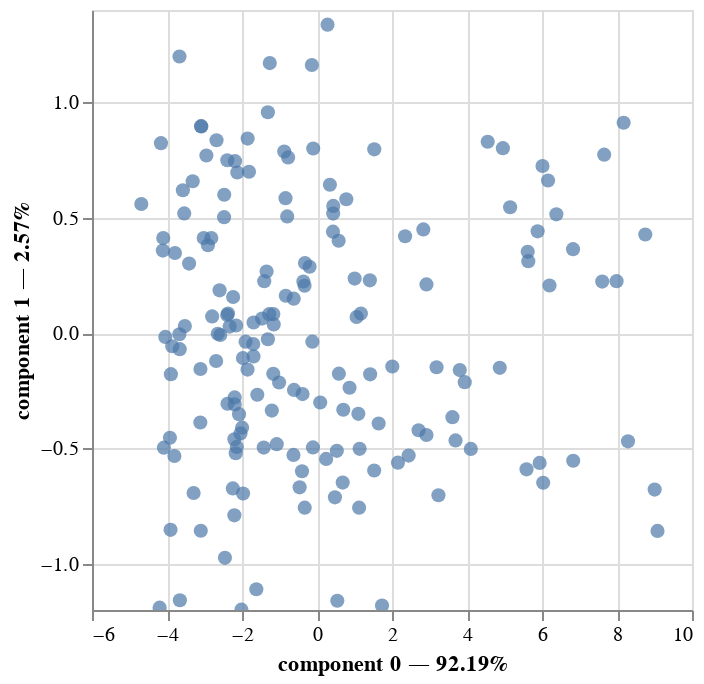

The code cell stored with this chart in its notebook:
### Code cell
pca.plot(temp2,
    x_component=0,
    y_component=1,
    show_rows=True,
    show_columns=False)

### Figure 1 — Vega-Lite specification as saved in the notebook (floating-point values rounded to 4 significant figures; data arrays with more than 128 entries replaced by an {"elided": "..."} marker saying what was removed)
{"config": {"view": {"continuousWidth": 300, "continuousHeight": 300}}, "layer": [{"mark": {"type": "circle", "size": 50}, "encoding": {"tooltip": [{"field": "index", "type": "quantitative"}, {"field": "component 0", "type": "quantitative"}, {"field": "component 1", "type": "quantitative"}], "x": {"axis": {"title": "component 0 — 92.19%"}, "field": "component 0", "scale": {"zero": false}, "type": "quantitative"}, "y": {"axis": {"title": "component 1 — 2.57%"}, "field": "component 1", "scale": {"zero": false}, "type": "quantitative"}}, "name": "view_1"}], "data": {"name": "data-cc3e2944b649c705e2d17dacb6949fbd"}, "params": [{"name": "param_1", "select": {"type": "interval", "encodings": ["x", "y"]}, "bind": "scales", "views": ["view_1"]}], "$schema": "https://vega.github.io/schema/vega-lite/v5.15.1.json", "datasets": {"data-cc3e2944b649c705e2d17dacb6949fbd": {"elided": "173 records"}}}
